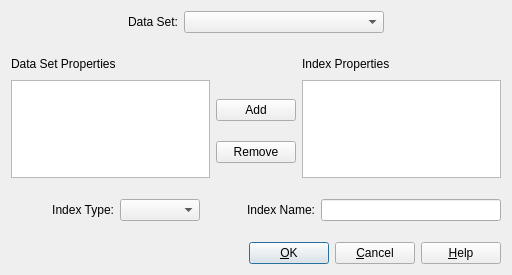
<?xml version="1.0" encoding="UTF-8"?>
<ui version="4.0">
 <class>AddIndexDialog</class>
 <widget class="QDialog" name="AddIndexDialog">
  <property name="geometry">
   <rect>
    <x>0</x>
    <y>0</y>
    <width>512</width>
    <height>275</height>
   </rect>
  </property>
  <property name="windowTitle">
   <string>Add Index</string>
  </property>
  <property name="layoutDirection">
   <enum>Qt::LeftToRight</enum>
  </property>
  <layout class="QGridLayout" name="gridLayout_2">
   <item row="0" column="0">
    <layout class="QGridLayout" name="gridLayout">
     <item row="0" column="0" colspan="2">
      <layout class="QHBoxLayout" name="horizontalLayout_8">
       <item>
        <spacer name="horizontalSpacer_8">
         <property name="orientation">
          <enum>Qt::Horizontal</enum>
         </property>
         <property name="sizeHint" stdset="0">
          <size>
           <width>40</width>
           <height>20</height>
          </size>
         </property>
        </spacer>
       </item>
       <item>
        <layout class="QHBoxLayout" name="horizontalLayout_3">
         <item>
          <widget class="QLabel" name="dataSetLabel">
           <property name="text">
            <string>Data Set:</string>
           </property>
           <property name="alignment">
            <set>Qt::AlignRight|Qt::AlignTrailing|Qt::AlignVCenter</set>
           </property>
          </widget>
         </item>
         <item>
          <widget class="QComboBox" name="dataSetComboBox">
           <property name="minimumSize">
            <size>
             <width>200</width>
             <height>0</height>
            </size>
           </property>
          </widget>
         </item>
        </layout>
       </item>
       <item>
        <spacer name="horizontalSpacer_9">
         <property name="orientation">
          <enum>Qt::Horizontal</enum>
         </property>
         <property name="sizeHint" stdset="0">
          <size>
           <width>40</width>
           <height>20</height>
          </size>
         </property>
        </spacer>
       </item>
      </layout>
     </item>
     <item row="1" column="1">
      <spacer name="verticalSpacer_5">
       <property name="orientation">
        <enum>Qt::Vertical</enum>
       </property>
       <property name="sizeType">
        <enum>QSizePolicy::Fixed</enum>
       </property>
       <property name="sizeHint" stdset="0">
        <size>
         <width>17</width>
         <height>15</height>
        </size>
       </property>
      </spacer>
     </item>
     <item row="2" column="0" colspan="2">
      <layout class="QHBoxLayout" name="horizontalLayout">
       <item>
        <layout class="QFormLayout" name="formLayout">
         <item row="0" column="0">
          <widget class="QLabel" name="dataSetPropertiesLabel">
           <property name="text">
            <string>Data Set Properties</string>
           </property>
          </widget>
         </item>
         <item row="0" column="1">
          <spacer name="horizontalSpacer_3">
           <property name="orientation">
            <enum>Qt::Horizontal</enum>
           </property>
           <property name="sizeHint" stdset="0">
            <size>
             <width>40</width>
             <height>20</height>
            </size>
           </property>
          </spacer>
         </item>
         <item row="1" column="0" colspan="2">
          <widget class="QListWidget" name="dataSetPropertiesListWidget"/>
         </item>
        </layout>
       </item>
       <item>
        <spacer name="horizontalSpacer">
         <property name="orientation">
          <enum>Qt::Horizontal</enum>
         </property>
         <property name="sizeHint" stdset="0">
          <size>
           <width>40</width>
           <height>20</height>
          </size>
         </property>
        </spacer>
       </item>
       <item>
        <layout class="QVBoxLayout" name="verticalLayout">
         <item>
          <spacer name="verticalSpacer_4">
           <property name="orientation">
            <enum>Qt::Vertical</enum>
           </property>
           <property name="sizeHint" stdset="0">
            <size>
             <width>20</width>
             <height>47</height>
            </size>
           </property>
          </spacer>
         </item>
         <item>
          <widget class="QPushButton" name="addToIndexPropertiesPushButton">
           <property name="text">
            <string>Add</string>
           </property>
          </widget>
         </item>
         <item>
          <spacer name="verticalSpacer_3">
           <property name="orientation">
            <enum>Qt::Vertical</enum>
           </property>
           <property name="sizeHint" stdset="0">
            <size>
             <width>20</width>
             <height>17</height>
            </size>
           </property>
          </spacer>
         </item>
         <item>
          <widget class="QPushButton" name="removeFromIndexPropertiesPushButton">
           <property name="text">
            <string>Remove</string>
           </property>
          </widget>
         </item>
         <item>
          <spacer name="verticalSpacer_2">
           <property name="orientation">
            <enum>Qt::Vertical</enum>
           </property>
           <property name="sizeHint" stdset="0">
            <size>
             <width>20</width>
             <height>17</height>
            </size>
           </property>
          </spacer>
         </item>
        </layout>
       </item>
       <item>
        <spacer name="horizontalSpacer_2">
         <property name="orientation">
          <enum>Qt::Horizontal</enum>
         </property>
         <property name="sizeHint" stdset="0">
          <size>
           <width>40</width>
           <height>20</height>
          </size>
         </property>
        </spacer>
       </item>
       <item>
        <layout class="QFormLayout" name="formLayout_2">
         <item row="0" column="0">
          <widget class="QLabel" name="indexPropertiesLabel">
           <property name="text">
            <string>Index Properties</string>
           </property>
          </widget>
         </item>
         <item row="0" column="1">
          <spacer name="horizontalSpacer_4">
           <property name="orientation">
            <enum>Qt::Horizontal</enum>
           </property>
           <property name="sizeHint" stdset="0">
            <size>
             <width>40</width>
             <height>20</height>
            </size>
           </property>
          </spacer>
         </item>
         <item row="1" column="0" colspan="2">
          <widget class="QListWidget" name="indexPropertiesListWidget"/>
         </item>
        </layout>
       </item>
      </layout>
     </item>
     <item row="3" column="1">
      <spacer name="verticalSpacer_6">
       <property name="orientation">
        <enum>Qt::Vertical</enum>
       </property>
       <property name="sizeType">
        <enum>QSizePolicy::Fixed</enum>
       </property>
       <property name="sizeHint" stdset="0">
        <size>
         <width>20</width>
         <height>15</height>
        </size>
       </property>
      </spacer>
     </item>
     <item row="4" column="0" colspan="2">
      <layout class="QHBoxLayout" name="horizontalLayout_2">
       <item>
        <spacer name="horizontalSpacer_5">
         <property name="orientation">
          <enum>Qt::Horizontal</enum>
         </property>
         <property name="sizeHint" stdset="0">
          <size>
           <width>40</width>
           <height>20</height>
          </size>
         </property>
        </spacer>
       </item>
       <item>
        <widget class="QLabel" name="indexTypeLabel">
         <property name="text">
          <string>Index Type:</string>
         </property>
         <property name="alignment">
          <set>Qt::AlignRight|Qt::AlignTrailing|Qt::AlignVCenter</set>
         </property>
        </widget>
       </item>
       <item>
        <widget class="QComboBox" name="indexTypeComboBox">
         <property name="minimumSize">
          <size>
           <width>80</width>
           <height>0</height>
          </size>
         </property>
        </widget>
       </item>
       <item>
        <spacer name="horizontalSpacer_6">
         <property name="orientation">
          <enum>Qt::Horizontal</enum>
         </property>
         <property name="sizeHint" stdset="0">
          <size>
           <width>40</width>
           <height>20</height>
          </size>
         </property>
        </spacer>
       </item>
       <item>
        <widget class="QLabel" name="indexNameLabel">
         <property name="text">
          <string>Index Name:</string>
         </property>
         <property name="alignment">
          <set>Qt::AlignRight|Qt::AlignTrailing|Qt::AlignVCenter</set>
         </property>
        </widget>
       </item>
       <item>
        <widget class="QLineEdit" name="indexNameLineEdit">
         <property name="minimumSize">
          <size>
           <width>180</width>
           <height>0</height>
          </size>
         </property>
        </widget>
       </item>
      </layout>
     </item>
     <item row="5" column="0">
      <spacer name="verticalSpacer">
       <property name="orientation">
        <enum>Qt::Vertical</enum>
       </property>
       <property name="sizeType">
        <enum>QSizePolicy::Fixed</enum>
       </property>
       <property name="sizeHint" stdset="0">
        <size>
         <width>17</width>
         <height>15</height>
        </size>
       </property>
      </spacer>
     </item>
     <item row="6" column="0" colspan="2">
      <layout class="QHBoxLayout" name="horizontalLayout_5">
       <item>
        <spacer name="horizontalSpacer_21">
         <property name="orientation">
          <enum>Qt::Horizontal</enum>
         </property>
         <property name="sizeHint" stdset="0">
          <size>
           <width>40</width>
           <height>20</height>
          </size>
         </property>
        </spacer>
       </item>
       <item>
        <widget class="QPushButton" name="okPushButton">
         <property name="text">
          <string>&amp;OK</string>
         </property>
         <property name="default">
          <bool>true</bool>
         </property>
        </widget>
       </item>
       <item>
        <widget class="QPushButton" name="cancelPushButton">
         <property name="text">
          <string>&amp;Cancel</string>
         </property>
        </widget>
       </item>
       <item>
        <widget class="QPushButton" name="helpPushButton">
         <property name="text">
          <string>&amp;Help</string>
         </property>
        </widget>
       </item>
      </layout>
     </item>
    </layout>
   </item>
  </layout>
 </widget>
 <tabstops>
  <tabstop>dataSetComboBox</tabstop>
  <tabstop>dataSetPropertiesListWidget</tabstop>
  <tabstop>addToIndexPropertiesPushButton</tabstop>
  <tabstop>indexPropertiesListWidget</tabstop>
  <tabstop>removeFromIndexPropertiesPushButton</tabstop>
  <tabstop>indexTypeComboBox</tabstop>
  <tabstop>indexNameLineEdit</tabstop>
  <tabstop>okPushButton</tabstop>
  <tabstop>cancelPushButton</tabstop>
  <tabstop>helpPushButton</tabstop>
 </tabstops>
 <resources/>
 <connections/>
</ui>
